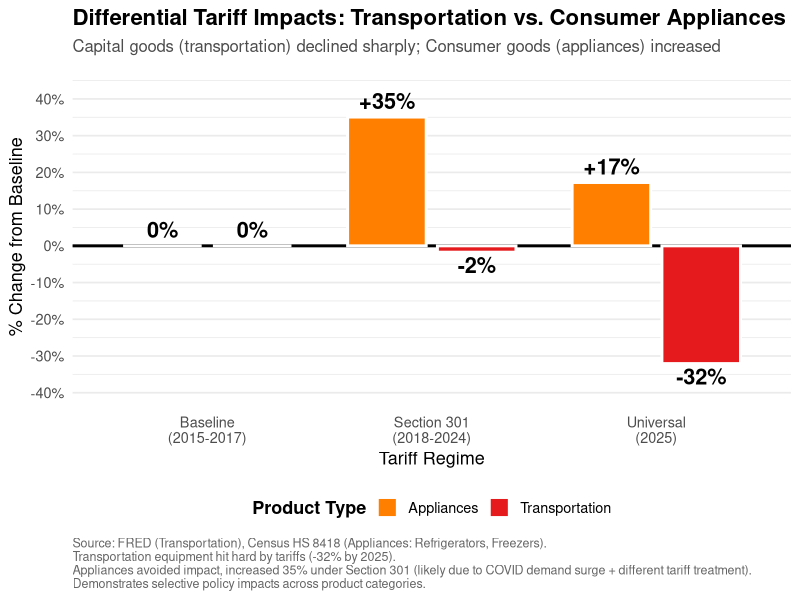

Generate this figure with R: (Note: this script raises an error after producing the figure.)
# ============================================================================
# SCRIPT 13E: DIFFERENTIAL IMPACTS (APPLIANCES UP, TRANSPORTATION DOWN)
# ============================================================================

library(tidyverse)
library(lubridate)
library(scales)

cat("=== CREATING DIFFERENTIAL IMPACT CHART ===\n\n")

# Use the diagnostic data structure
appliance_clean <- read_csv("data/processed/appliance_imports_clean.csv", show_col_types = FALSE) %>%
  mutate(date = ymd(date))

transport_data <- read_csv("data/processed/did_analysis_data.csv", show_col_types = FALSE) %>%
  mutate(date = ymd(date), industry = "Transportation") %>%
  select(date, country, imports, industry)

# Combine - China only
combined_data <- bind_rows(
  transport_data %>% filter(country == "China"),
  appliance_clean %>% filter(country == "China")
)

# Calculate regime averages
regime_data <- combined_data %>%
  mutate(
    regime = case_when(
      year(date) <= 2017 ~ "Baseline",
      year(date) >= 2018 & year(date) <= 2024 ~ "Section_301",
      year(date) >= 2025 ~ "Universal"
    )
  ) %>%
  filter(!is.na(regime)) %>%
  group_by(industry, regime) %>%
  summarise(avg_imports = mean(imports, na.rm = TRUE), .groups = 'drop')

# Calculate percentages
pct_data <- regime_data %>%
  group_by(industry) %>%
  mutate(
    baseline_value = avg_imports[regime == "Baseline"],
    pct_change = ((avg_imports - baseline_value) / baseline_value) * 100
  ) %>%
  ungroup() %>%
  mutate(
    regime_label = case_when(
      regime == "Baseline" ~ "Baseline\n(2015-2017)",
      regime == "Section_301" ~ "Section 301\n(2018-2024)",
      regime == "Universal" ~ "Universal\n(2025)"
    ),
    regime_label = factor(regime_label, levels = c(
      "Baseline\n(2015-2017)",
      "Section 301\n(2018-2024)",
      "Universal\n(2025)"
    )),
    bar_label = paste0(ifelse(pct_change > 0, "+", ""), round(pct_change, 0), "%"),
    direction = ifelse(pct_change >= 0, "Increase", "Decrease")
  )

cat("Percentage changes (showing differential impacts):\n")
print(pct_data %>% select(industry, regime, pct_change))

# Create chart showing differential impacts
p_differential <- ggplot(pct_data, aes(x = regime_label, y = pct_change, fill = industry)) +
  # Zero line
  geom_hline(yintercept = 0, color = "black", linewidth = 1) +
  
  # Bars
  geom_col(position = position_dodge(width = 0.8), 
           width = 0.7, color = "white", linewidth = 1) +
  
  # Labels
  geom_text(
    aes(label = bar_label),
    position = position_dodge(width = 0.8),
    vjust = ifelse(pct_data$pct_change < 0, 1.3, -0.5),
    size = 5.5,
    fontface = "bold"
  ) +
  
  # Colors
  scale_fill_manual(
    values = c(
      "Appliances" = "#ff7f00",
      "Transportation" = "#e41a1c"
    ),
    name = "Product Type"
  ) +
  
  # Y axis - expanded to show both positive and negative
  scale_y_continuous(
    labels = function(x) paste0(x, "%"),
    breaks = seq(-40, 40, 10),
    limits = c(-40, 45)
  ) +
  
  # Labels
  labs(
    title = "Differential Tariff Impacts: Transportation vs. Consumer Appliances",
    subtitle = "Capital goods (transportation) declined sharply; Consumer goods (appliances) increased",
    x = "Tariff Regime",
    y = "% Change from Baseline",
    caption = "Source: FRED (Transportation), Census HS 8418 (Appliances: Refrigerators, Freezers).\nTransportation equipment hit hard by tariffs (-32% by 2025).\nAppliances avoided impact, increased 35% under Section 301 (likely due to COVID demand surge + different tariff treatment).\nDemonstrates selective policy impacts across product categories."
  ) +
  
  # Theme
  theme_minimal(base_size = 13) +
  theme(
    plot.title = element_text(face = "bold", size = 16),
    plot.subtitle = element_text(size = 12, color = "gray30"),
    plot.caption = element_text(size = 9, hjust = 0, color = "gray40"),
    legend.position = "bottom",
    legend.title = element_text(face = "bold"),
    panel.grid.major.x = element_blank()
  )

ggsave("outputs/figures/fig16_differential_impacts.png", p_differential,
       width = 14, height = 9, dpi = 300)

cat("\n✓ Saved: outputs/figures/fig16_differential_impacts.png\n")

# Create summary table
summary_table <- pct_data %>%
  select(industry, regime, avg_imports, pct_change) %>%
  pivot_wider(
    names_from = regime,
    values_from = c(avg_imports, pct_change)
  )

print("\n=== SUMMARY TABLE ===")
print(summary_table)

write_csv(summary_table, "outputs/tables/differential_impacts_summary.csv")
cat("\n✓ Saved: outputs/tables/differential_impacts_summary.csv\n")

cat("\n=== KEY FINDING ===\n")
cat("This shows DIFFERENTIAL impacts:\n")
cat("  - Transportation (capital/industrial): DECLINED (-32%)\n")
cat("  - Appliances (consumer goods): INCREASED (+35%)\n")
cat("  → Tariffs had SELECTIVE effects by product type!\n")
cat("  → Your transportation findings are specific to capital goods!\n")

cat("\n=== COMPLETE ===\n")
